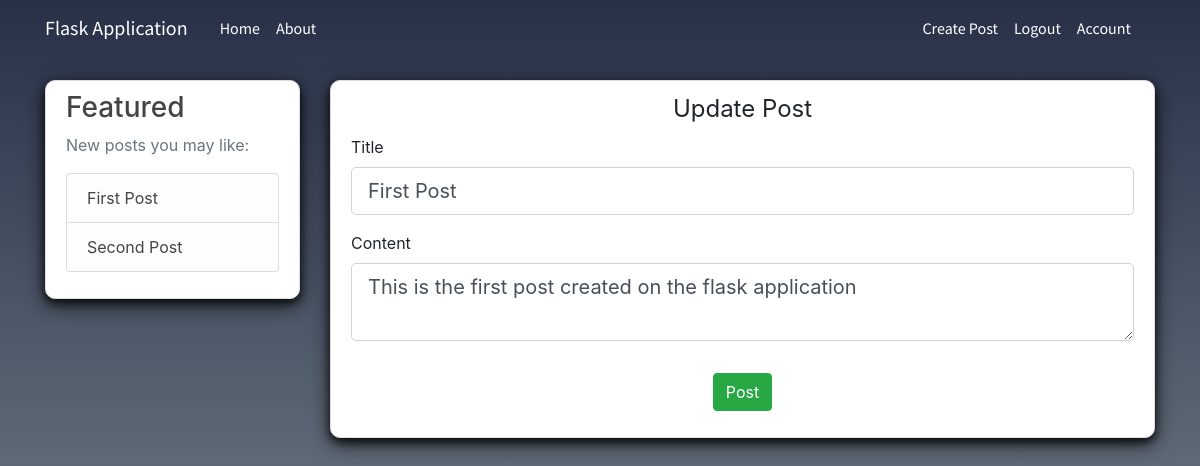
Screenshot of /post/1/update (signed in) with the database file from the repository.
### FlaskApplication/models.py (models this page shows)
class Post(db.Model):
    id = db.Column(db.Integer, primary_key=True)
    title = db.Column(db.String(100), nullable=False)
    datePosted = db.Column(db.DateTime, nullable=False, default=datetime.utcnow)
    content = db.Column(db.Text, nullable=False)
    user_id = db.Column(db.Integer, db.ForeignKey('user.id'), nullable=False)

### FlaskApplication/routes.py (the view)
@app.route("/post/<int:post_id>/update", methods=["GET", "POST"])
@login_required
def updatePost(post_id):
    posts = Post.query.all()
    newestPosts = posts[-4:]
    post = Post.query.get_or_404(post_id)
    if post.author != current_user:
        abort(403)
    form = PostForm()
    if form.validate_on_submit():
        post.title = form.title.data
        post.content = form.content.data
        db.session.commit()
        flash("Your post has been updated")
        return redirect(url_for("post",post_id=post.id))
    elif request.method == "GET":
        form.title.data = post.title
        form.content.data = post.content
    return render_template('createPost.html',title='Update Post',form=form, legend="Update Post", newestPosts=newestPosts)

### FlaskApplication/forms.py
class PostForm(FlaskForm):
    title = StringField("Title",validators=[DataRequired()])
    content = TextAreaField("Content", validators=[DataRequired(),Length(max=240)])
    submit = SubmitField("Post")

### FlaskApplication/models.py (called while the page is built)
@loginManager.user_loader
def load_user(user_id):
    return User.query.get(int(user_id))

### FlaskApplication/templates/createPost.html (shortened to what this page needs)
{%extends "master.html"%}
{%block content%}
<div class="content-section">
  <form method="POST" action="">
    <fieldset class="form-group">
      <legend class="center">{{ legend }}</legend>
      <div class="form-group">
        {{form.title.label(class="form-control-label")}}
        {% if form.title.errors %}
          {{form.title(class="form-control form-control-lg is-invalid")}}
          <div class="invalid-feedback">
            {% for error in form.title.errors %}
              <span> {{error}}</span>
            {% endfor %}
          </div>
        {% else %}
          {{form.title(class="form-control form-control-lg")}}
        {% endif %}
      </div>
      <div class="form-group">
        {{form.content.label(class="form-control-label")}}
        {% if form.content.errors %}
          {{form.content(class="form-control form-control-lg is-invalid")}}
          <div class="invalid-feedback">
            {% for error in form.content.errors %}
              <span> {{error}}</span>
            {% endfor %}
          </div>
        {% else %}
          {{form.content(class="form-control form-control-lg")}}
        {% endif %}
      </div>
    </fieldset>
    <div class="form-group center">
      {{form.submit(class="btn btn-success")}}
    </div>
  </form>
</div>
{%endblock content%}

### FlaskApplication/templates/master.html (shortened to what this page needs)
<!DOCTYPE html>
<html lang="en" dir="ltr">
  <head>
    <link rel="stylesheet" href="https://stackpath.bootstrapcdn.com/bootstrap/4.1.3/css/bootstrap.min.css">
    <link rel="stylesheet" type="text/css" href="{{url_for('static',filename='main.css')}}" />
  </head>
  <body>
    <header class="site-header">
      <nav class="navbar navbar-fixed-top navbar-expand-md navbar-dark fixed-top" style="font-family: 'Source Sans Pro', sans-serif;">
        <div class="container">
          <a class="navbar-brand mr-4" style="color: #FFFFFF;" href="/">Flask Application</a>
          <div class="collapse navbar-collapse mr-3" id="navbarToggle">
            <div class="navbar-nav mr-auto">
              <a class="nav-item nav-link" href="{{url_for('home')}}">Home</a>
              <a class="nav-item nav-link" href="{{url_for('about')}}">About</a>
            </div>
            <div class="navbar-nav">
              {% if current_user.is_authenticated %}
                <a class="nav-item nav-link" href="{{url_for('newPost')}}">Create Post</a>
                <a class="nav-item nav-link" href="{{url_for('logout')}}">Logout</a>
                <a class="nav-item nav-link" href="{{url_for('account')}}">Account</a>
              {% else %}
                <a class="nav-item nav-link" href="{{url_for('login')}}">Login</a>
                <a class="nav-item nav-link" href="{{url_for('register')}}">Register</a>
              {% endif %}
            </div>
          </div>
        </div>
      </nav>
    </header>
    <main role="main" class="container">
      <div class="row">
        <div class="col-md-3">
          <div class="content-section">
            <h3>Featured</h3>
            <p class='text-muted'>New posts you may like:
              <ul class="list-group">
                {% for post in newestPosts %}
                  <li class="list-group-item list-group-item-light">
                    <a class="article-title" href="{{url_for("post", post_id=post.id)}}">{{ post.title }}</a>
                  </li>
                {% endfor %}
              </ul>
            </p>
          </div>
        </div>
        <div class="col-md-9">
          {% block content %}{% endblock %}
        </div>
      </div>
    </main>
  </body>
</html>

### FlaskApplication/static/main.css (style rules this page uses)
body { background: #283048; background: -webkit-linear-gradient(to top, #859398, #283048); background: linear-gradient(to top, #859398, #283048); background-repeat: no-repeat; background-attachment: fixed; margin-top: 5rem; }
h1, h2, h3, h4, h5, h6 { color: #444444; }
.site-header { background: #ffffff; }
.navbar { background-color: transparent; }
.navbar-brand { color: #FFFFFF; }
.site-header .navbar-nav .nav-link { color: #FFFFFF; }
.content-section { background: #FFFFFF; box-shadow: 0 4px 8px 0 rgba(0, 0, 0, 0.7), 0 6px 20px 0 rgba(0, 0, 0, 0.7); padding: 10px 20px; border: 1px solid #dddddd; border-radius: 10px; margin-bottom: 20px; }
.article-title { color: #444444; }
.center { text-align: center; }

### rows the page displays
Post: title "First Post", content "This is the first post created on the flask application"
Post: title "Second Post"

### other values shown
{{ legend }} "Update Post"
